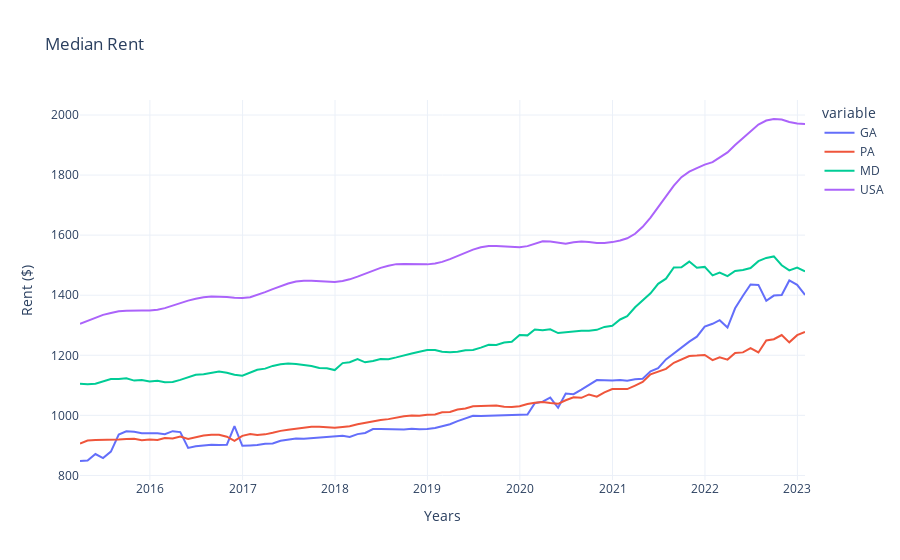

Notebook code cell kept with this figure:
### Code cell
px.line(rents_median, labels={'index':'Years', 'value':'Rent ($)'}, template='plotly_white', title='Median Rent')
